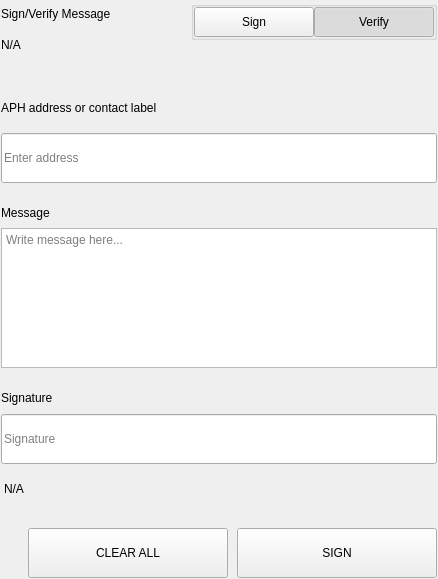
<?xml version="1.0" encoding="UTF-8"?>
<ui version="4.0">
 <class>SettingsSignMessageWidgets</class>
 <widget class="QWidget" name="SettingsSignMessageWidgets">
  <property name="geometry">
   <rect>
    <x>0</x>
    <y>0</y>
    <width>438</width>
    <height>579</height>
   </rect>
  </property>
  <property name="windowTitle">
   <string>Form</string>
  </property>
  <layout class="QVBoxLayout" name="verticalLayout">
   <property name="spacing">
    <number>0</number>
   </property>
   <property name="leftMargin">
    <number>0</number>
   </property>
   <property name="topMargin">
    <number>0</number>
   </property>
   <property name="rightMargin">
    <number>0</number>
   </property>
   <property name="bottomMargin">
    <number>0</number>
   </property>
   <item>
    <widget class="QWidget" name="left" native="true">
     <layout class="QVBoxLayout" name="verticalLayout_3">
      <property name="leftMargin">
       <number>0</number>
      </property>
      <property name="topMargin">
       <number>0</number>
      </property>
      <property name="rightMargin">
       <number>0</number>
      </property>
      <property name="bottomMargin">
       <number>0</number>
      </property>
      <item>
       <widget class="QWidget" name="container_sign" native="true">
        <layout class="QVBoxLayout" name="verticalLayout_2">
         <property name="spacing">
          <number>0</number>
         </property>
         <property name="leftMargin">
          <number>1</number>
         </property>
         <property name="topMargin">
          <number>1</number>
         </property>
         <property name="rightMargin">
          <number>1</number>
         </property>
         <property name="bottomMargin">
          <number>1</number>
         </property>
         <item>
          <layout class="QHBoxLayout" name="horizontalLayout_3" stretch="3,1">
           <property name="spacing">
            <number>40</number>
           </property>
           <item>
            <layout class="QVBoxLayout" name="verticalLayoutTitle">
             <property name="spacing">
              <number>5</number>
             </property>
             <item>
              <widget class="QLabel" name="labelTitle">
               <property name="text">
                <string>Sign/Verify Message</string>
               </property>
              </widget>
             </item>
             <item>
              <widget class="QLabel" name="labelSubtitle1">
               <property name="text">
                <string notr="true">N/A</string>
               </property>
               <property name="wordWrap">
                <bool>true</bool>
               </property>
              </widget>
             </item>
            </layout>
           </item>
           <item alignment="Qt::AlignRight|Qt::AlignTop">
            <widget class="QWidget" name="containerSwitch" native="true">
             <property name="styleSheet">
              <string notr="true">#containerSwitch{
	padding-top:9px;
}</string>
             </property>
             <layout class="QVBoxLayout" name="verticalLayout_6">
              <property name="spacing">
               <number>4</number>
              </property>
              <property name="leftMargin">
               <number>0</number>
              </property>
              <property name="topMargin">
               <number>0</number>
              </property>
              <property name="rightMargin">
               <number>0</number>
              </property>
              <property name="bottomMargin">
               <number>0</number>
              </property>
              <item alignment="Qt::AlignRight">
               <widget class="QGroupBox" name="groupBox">
                <property name="sizePolicy">
                 <sizepolicy hsizetype="Fixed" vsizetype="Preferred">
                  <horstretch>0</horstretch>
                  <verstretch>0</verstretch>
                 </sizepolicy>
                </property>
                <property name="title">
                 <string/>
                </property>
                <property name="alignment">
                 <set>Qt::AlignRight|Qt::AlignTop|Qt::AlignTrailing</set>
                </property>
                <layout class="QHBoxLayout" name="horizontalLayout_4">
                 <property name="spacing">
                  <number>0</number>
                 </property>
                 <property name="leftMargin">
                  <number>0</number>
                 </property>
                 <property name="topMargin">
                  <number>0</number>
                 </property>
                 <property name="rightMargin">
                  <number>0</number>
                 </property>
                 <property name="bottomMargin">
                  <number>0</number>
                 </property>
                 <item>
                  <widget class="QPushButton" name="pushSign">
                   <property name="minimumSize">
                    <size>
                     <width>120</width>
                     <height>30</height>
                    </size>
                   </property>
                   <property name="maximumSize">
                    <size>
                     <width>120</width>
                     <height>30</height>
                    </size>
                   </property>
                   <property name="focusPolicy">
                    <enum>Qt::NoFocus</enum>
                   </property>
                   <property name="text">
                    <string>Sign</string>
                   </property>
                   <property name="checkable">
                    <bool>true</bool>
                   </property>
                   <property name="autoExclusive">
                    <bool>true</bool>
                   </property>
                  </widget>
                 </item>
                 <item>
                  <widget class="QPushButton" name="pushVerify">
                   <property name="minimumSize">
                    <size>
                     <width>120</width>
                     <height>30</height>
                    </size>
                   </property>
                   <property name="maximumSize">
                    <size>
                     <width>120</width>
                     <height>30</height>
                    </size>
                   </property>
                   <property name="focusPolicy">
                    <enum>Qt::NoFocus</enum>
                   </property>
                   <property name="text">
                    <string>Verify</string>
                   </property>
                   <property name="checkable">
                    <bool>true</bool>
                   </property>
                   <property name="checked">
                    <bool>true</bool>
                   </property>
                   <property name="autoExclusive">
                    <bool>true</bool>
                   </property>
                  </widget>
                 </item>
                </layout>
               </widget>
              </item>
              <item alignment="Qt::AlignHCenter|Qt::AlignTop">
               <widget class="QLabel" name="labelSubtitleSwitch">
                <property name="text">
                 <string/>
                </property>
                <property name="alignment">
                 <set>Qt::AlignRight|Qt::AlignTrailing|Qt::AlignVCenter</set>
                </property>
               </widget>
              </item>
             </layout>
            </widget>
           </item>
          </layout>
         </item>
         <item>
          <spacer name="verticalSpacer_2">
           <property name="orientation">
            <enum>Qt::Vertical</enum>
           </property>
           <property name="sizeType">
            <enum>QSizePolicy::Fixed</enum>
           </property>
           <property name="sizeHint" stdset="0">
            <size>
             <width>20</width>
             <height>40</height>
            </size>
           </property>
          </spacer>
         </item>
         <item>
          <widget class="QWidget" name="containerAddress" native="true">
           <property name="sizePolicy">
            <sizepolicy hsizetype="Preferred" vsizetype="Fixed">
             <horstretch>0</horstretch>
             <verstretch>0</verstretch>
            </sizepolicy>
           </property>
           <layout class="QVBoxLayout" name="verticalLayout_5" stretch="0,0">
            <property name="spacing">
             <number>15</number>
            </property>
            <property name="leftMargin">
             <number>0</number>
            </property>
            <property name="topMargin">
             <number>0</number>
            </property>
            <property name="rightMargin">
             <number>0</number>
            </property>
            <property name="bottomMargin">
             <number>0</number>
            </property>
            <item>
             <widget class="QLabel" name="labelSubtitleAddress">
              <property name="minimumSize">
               <size>
                <width>0</width>
                <height>20</height>
               </size>
              </property>
              <property name="maximumSize">
               <size>
                <width>16777215</width>
                <height>20</height>
               </size>
              </property>
              <property name="text">
               <string>APH address or contact label</string>
              </property>
             </widget>
            </item>
            <item>
             <widget class="QLineEdit" name="addressIn_SM">
              <property name="minimumSize">
               <size>
                <width>0</width>
                <height>50</height>
               </size>
              </property>
              <property name="maximumSize">
               <size>
                <width>16777215</width>
                <height>50</height>
               </size>
              </property>
              <property name="placeholderText">
               <string>Enter address</string>
              </property>
             </widget>
            </item>
           </layout>
          </widget>
         </item>
         <item>
          <spacer name="verticalSpacer_3">
           <property name="orientation">
            <enum>Qt::Vertical</enum>
           </property>
           <property name="sizeType">
            <enum>QSizePolicy::Fixed</enum>
           </property>
           <property name="sizeHint" stdset="0">
            <size>
             <width>20</width>
             <height>20</height>
            </size>
           </property>
          </spacer>
         </item>
         <item>
          <layout class="QVBoxLayout" name="verticalLayout_9">
           <property name="spacing">
            <number>5</number>
           </property>
           <item>
            <widget class="QLabel" name="labelSubtitleMessage">
             <property name="minimumSize">
              <size>
               <width>0</width>
               <height>20</height>
              </size>
             </property>
             <property name="maximumSize">
              <size>
               <width>16777215</width>
               <height>20</height>
              </size>
             </property>
             <property name="text">
              <string>Message</string>
             </property>
            </widget>
           </item>
           <item>
            <widget class="QPlainTextEdit" name="messageIn_SM">
             <property name="minimumSize">
              <size>
               <width>0</width>
               <height>140</height>
              </size>
             </property>
             <property name="maximumSize">
              <size>
               <width>16777215</width>
               <height>140</height>
              </size>
             </property>
             <property name="placeholderText">
              <string>Write message here...</string>
             </property>
            </widget>
           </item>
          </layout>
         </item>
         <item>
          <spacer name="verticalSpacer_4">
           <property name="orientation">
            <enum>Qt::Vertical</enum>
           </property>
           <property name="sizeType">
            <enum>QSizePolicy::Fixed</enum>
           </property>
           <property name="sizeHint" stdset="0">
            <size>
             <width>20</width>
             <height>20</height>
            </size>
           </property>
          </spacer>
         </item>
         <item>
          <widget class="QWidget" name="widget" native="true">
           <property name="minimumSize">
            <size>
             <width>0</width>
             <height>75</height>
            </size>
           </property>
           <property name="maximumSize">
            <size>
             <width>16777215</width>
             <height>16777215</height>
            </size>
           </property>
           <layout class="QVBoxLayout" name="verticalLayout_4">
            <property name="leftMargin">
             <number>0</number>
            </property>
            <property name="topMargin">
             <number>0</number>
            </property>
            <property name="rightMargin">
             <number>0</number>
            </property>
            <property name="bottomMargin">
             <number>0</number>
            </property>
            <item>
             <widget class="QLabel" name="labelSubtitleSignature">
              <property name="minimumSize">
               <size>
                <width>0</width>
                <height>20</height>
               </size>
              </property>
              <property name="maximumSize">
               <size>
                <width>16777215</width>
                <height>20</height>
               </size>
              </property>
              <property name="text">
               <string>Signature</string>
              </property>
             </widget>
            </item>
            <item>
             <widget class="QLineEdit" name="signatureOut_SM">
              <property name="minimumSize">
               <size>
                <width>0</width>
                <height>50</height>
               </size>
              </property>
              <property name="placeholderText">
               <string>Signature</string>
              </property>
             </widget>
            </item>
           </layout>
          </widget>
         </item>
         <item>
          <widget class="QLabel" name="statusLabel_SM">
           <property name="styleSheet">
            <string notr="true">padding-top:5px;</string>
           </property>
           <property name="text">
            <string notr="true">N/A</string>
           </property>
          </widget>
         </item>
         <item>
          <spacer name="verticalSpacer">
           <property name="orientation">
            <enum>Qt::Vertical</enum>
           </property>
           <property name="sizeType">
            <enum>QSizePolicy::Fixed</enum>
           </property>
           <property name="sizeHint" stdset="0">
            <size>
             <width>20</width>
             <height>20</height>
            </size>
           </property>
          </spacer>
         </item>
         <item>
          <layout class="QHBoxLayout" name="horizontalLayout_7">
           <property name="spacing">
            <number>9</number>
           </property>
           <item>
            <spacer name="horizontalSpacer_5">
             <property name="orientation">
              <enum>Qt::Horizontal</enum>
             </property>
             <property name="sizeType">
              <enum>QSizePolicy::Expanding</enum>
             </property>
             <property name="sizeHint" stdset="0">
              <size>
               <width>40</width>
               <height>20</height>
              </size>
             </property>
            </spacer>
           </item>
           <item>
            <widget class="QPushButton" name="pushButtonClear">
             <property name="minimumSize">
              <size>
               <width>200</width>
               <height>50</height>
              </size>
             </property>
             <property name="focusPolicy">
              <enum>Qt::NoFocus</enum>
             </property>
             <property name="text">
              <string>CLEAR ALL</string>
             </property>
            </widget>
           </item>
           <item>
            <widget class="QPushButton" name="pushButtonSave">
             <property name="minimumSize">
              <size>
               <width>200</width>
               <height>50</height>
              </size>
             </property>
             <property name="maximumSize">
              <size>
               <width>200</width>
               <height>50</height>
              </size>
             </property>
             <property name="focusPolicy">
              <enum>Qt::NoFocus</enum>
             </property>
             <property name="text">
              <string>SIGN</string>
             </property>
            </widget>
           </item>
          </layout>
         </item>
        </layout>
       </widget>
      </item>
     </layout>
    </widget>
   </item>
  </layout>
 </widget>
 <resources/>
 <connections/>
</ui>
